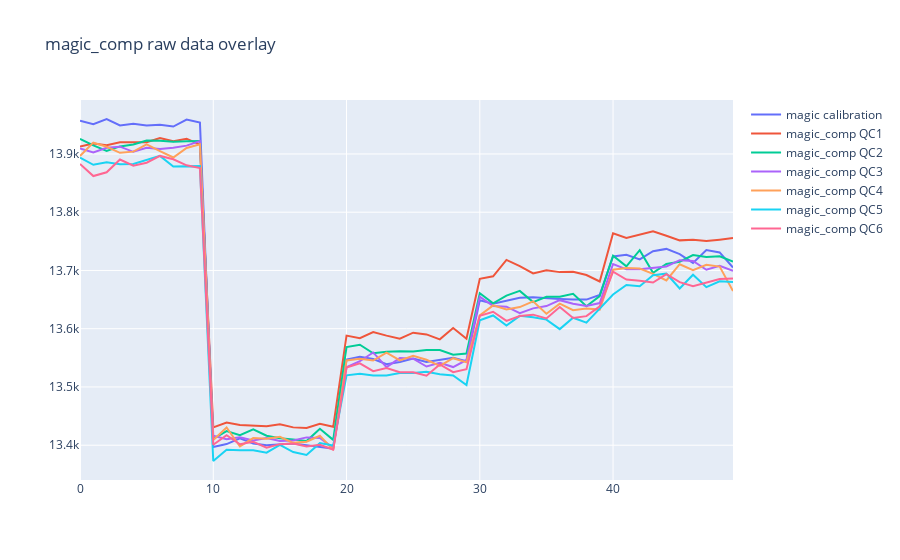
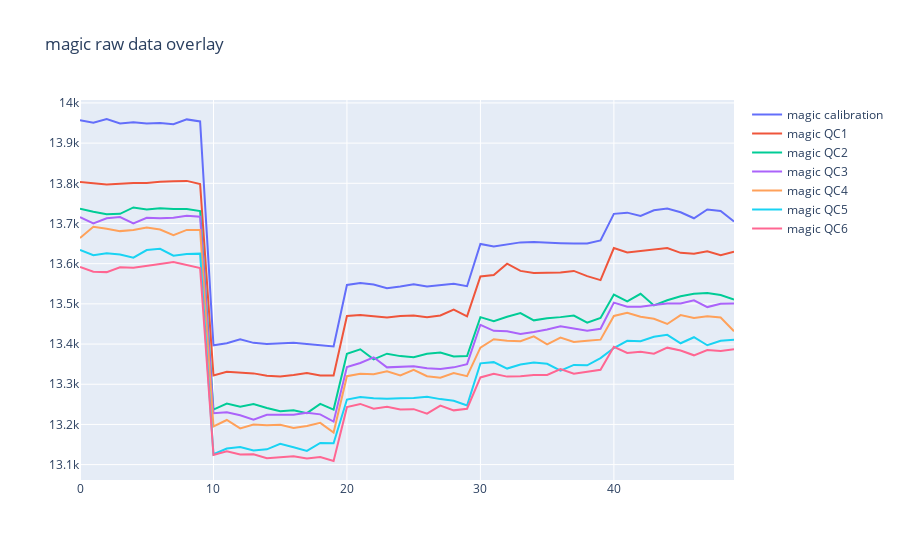

The cell these charts' notebook holds for them, in order:
### Code cell
plot_overlay(data_list=test_data_list, cal_channel='magic', QC_channel='magic_comp', save_figure=True, offset=False)
plot_overlay(data_list=test_data_list, cal_channel='magic', QC_channel='magic', save_figure=True, offset=False)
# plot_overlay(data_list=test_data_list, cal_channel='670nm #1', QC_channel='670nm #1', save_figure=True, offset=False)
